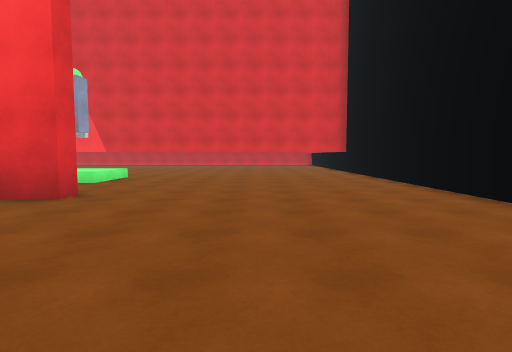
[1] (above)

16 first-person views from a walk through a Unity game level. The camera is 1.4 m above the floor, tilts 4° down and sees 80° across. The floor is counted in squares, 2 m on a side. Each view is taken from the middle of a square. On the plan, view 1 faces up. The plan holds only what a view shows up to about 10 squares ahead; the rest is blank. The place goes on beyond the plan.

[2]
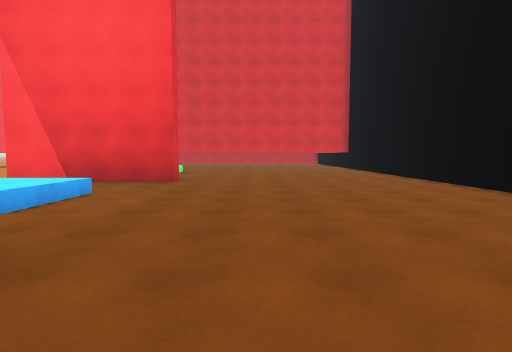

[3]
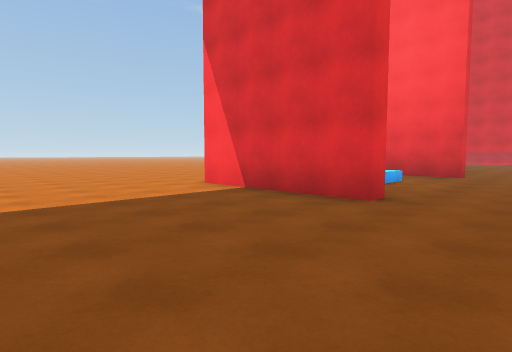

[4]
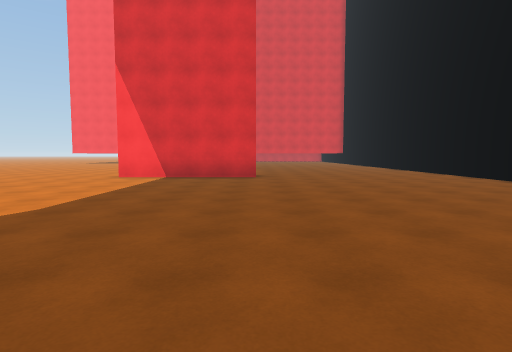

[5]
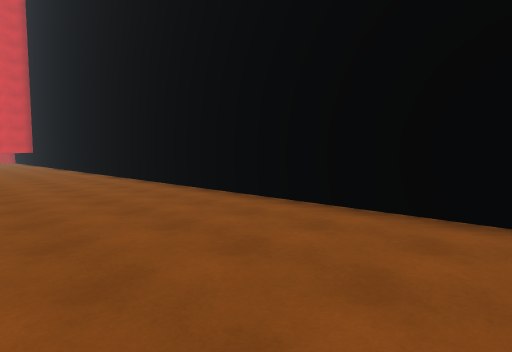

[6]
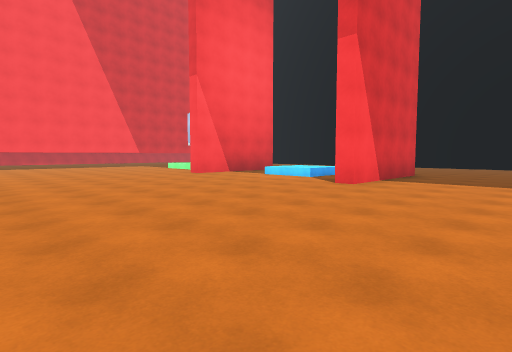

[7]
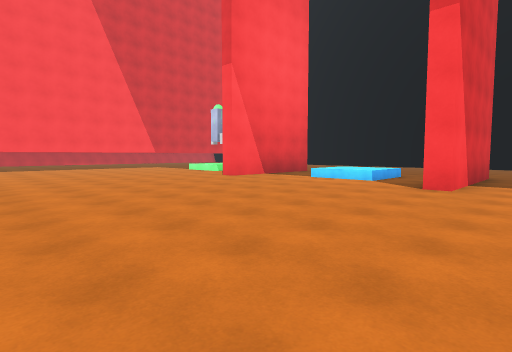

[8]
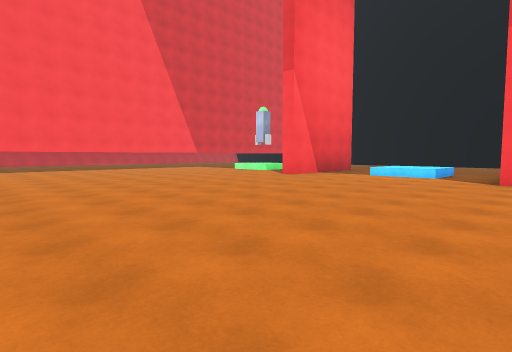

[9]
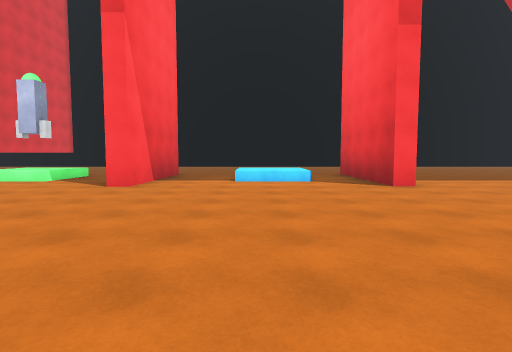

[10]
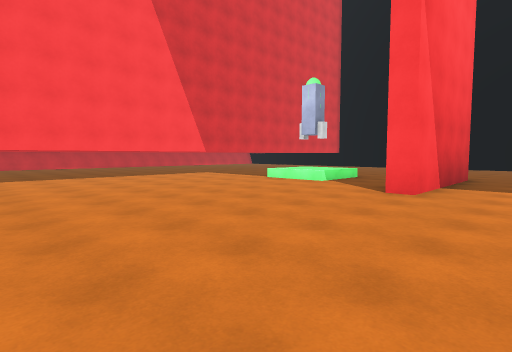

[11]
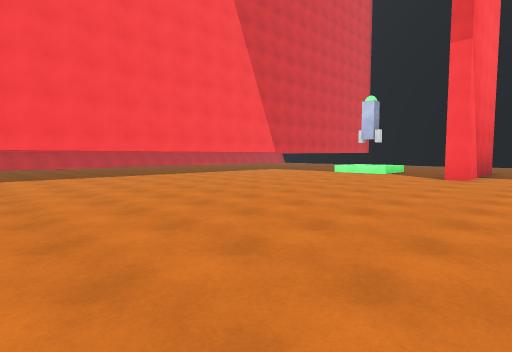

[12]
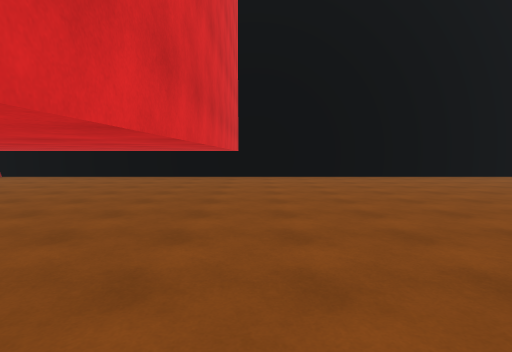

[13]
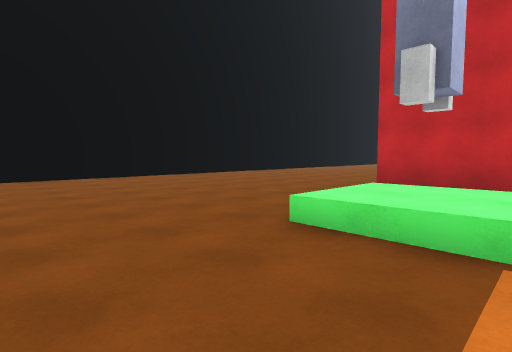

[14]
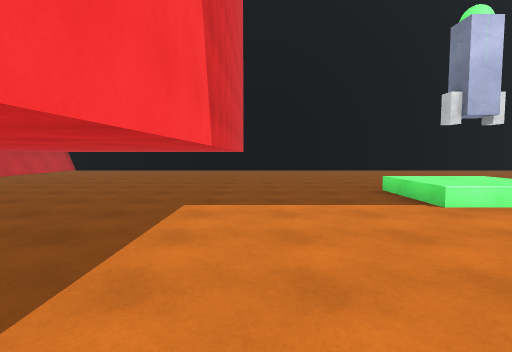

[15]
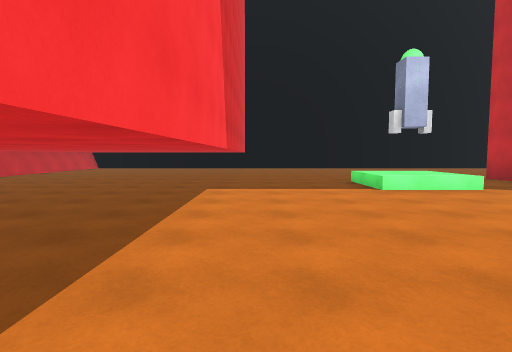

[16]
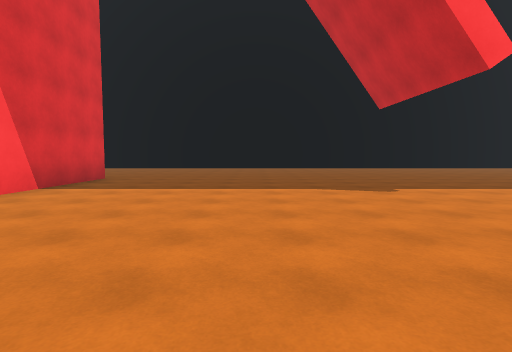

### Floor plan
Points are (right, up) in squares from view 1. A wall is a line through its corners. A room is listed if a view was taken in it or the views show most of it. See-through windows are left out.
Room 1 (views 1, 2, 3, 4, 5, 6, 7, 8, 9, 10, 11, 12, 13, 14, 15, 16)
walls: (-3.1, -1) (-3.1, -1.5) (-7.3, -1.5) (-7.3, -1) (-4, -1); (3.7, -6.8) (3.7, -0.5); (-5.5, 5.3) (-3.1, 5.3) (-3.1, 4.8) (-7.3, 4.8) (-7.3, 5.4); (3.7, 2.5) (3.7, 15.5); (-0.4, 12.6) (-16.1, 12.6)
low walls: (-4, 2.5) (-4, 0.5) (-6, 0.5) (-6, 2.5); (-6, 7.5) (-6, 9.5) (-4, 9.5) (-4, 8.5); (-4, 8.4) (-4, 7.5)

Where each view was taken, in squares from view 1:
view 1: 0 up, 0 right, facing up
view 2: 3 down, 1 left, facing up
view 3: 6 down, 1 left, facing up-left
view 4: 11 down, 3 left, facing up
view 5: 11 down, 0 right, facing up-right
view 6: 5 down, 14 left, facing up-right
view 7: 3 down, 14 left, facing up-right
view 8: 2 down, 16 left, facing up-right
view 9: 2 up, 14 left, facing right
view 10: 3 up, 13 left, facing up-right
view 11: 3 up, 17 left, facing up-right
view 12: 12 up, 6 left, facing right
view 13: 12 up, 6 left, facing down-right
view 14: 12 up, 10 left, facing right
view 15: 12 up, 12 left, facing right
view 16: 6 down, 12 left, facing right
